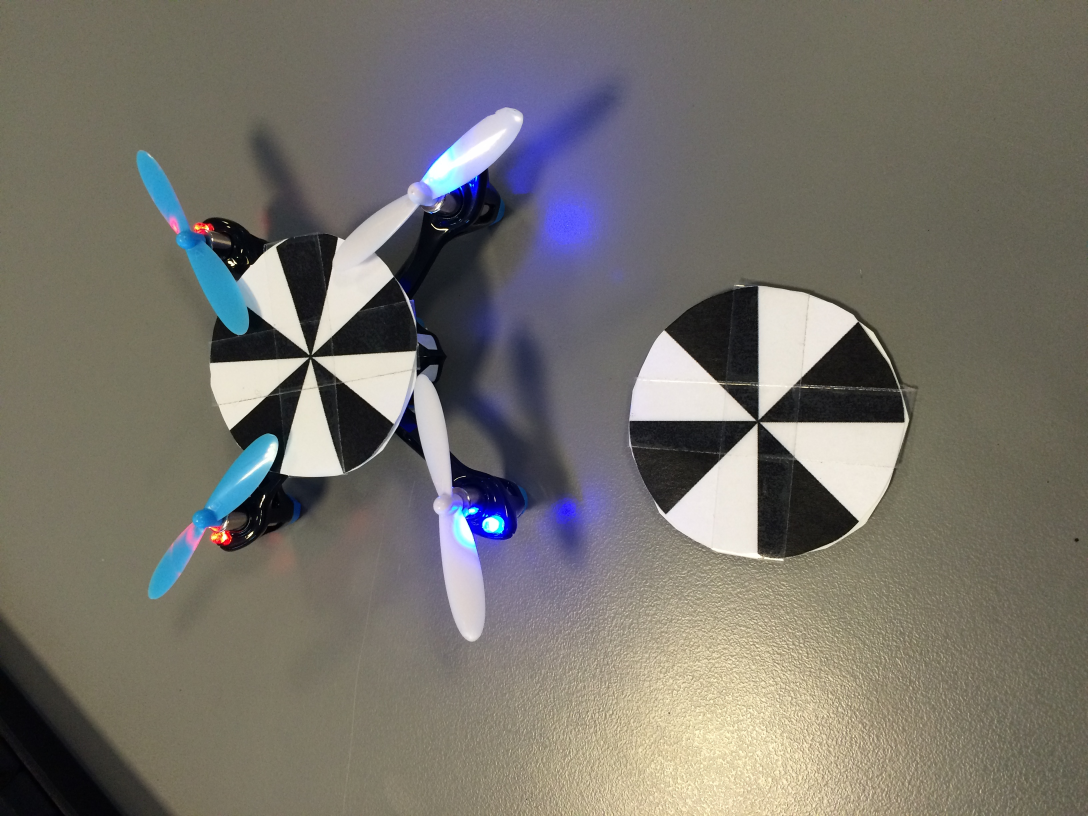
#> input picture LSDP/Lecture4/04_fiducial_markers/input/hubsanwithmarker.jpg, 3264 x 2448 px, found by its file name (shown at 1/3 size)
$ python markertrackerillustrations.py   (older library calls are emulated)
#> lines starting #> are read from the running program, lines starting #| are printed output that depends on the picture; after the words box and inside, x2 and y2 are one past the last pixel; in counts of white or black regions, pixels touching at a corner belong together
### LSDP/Lecture4/04_fiducial_markers/solutions/MarkerLocator/MarkerTracker.py
# -*- coding: utf-8 -*-
"""
Marker tracker for locating n-fold edges in images using convolution.

@author: Henrik Skov Midtiby
"""
import cv2
import numpy as np
import math
from .MarkerPose import MarkerPose


class MarkerTracker:
    """
    Purpose: Locate a certain marker in an image.
    """

    def __init__(self, order, kernel_size, scale_factor):
        self.kernel_size = kernel_size
        (kernel_real, kernel_imag) = self.generate_symmetry_detector_kernel(order, kernel_size)

        self.order = order
        self.mat_real = kernel_real / scale_factor
        self.mat_imag = kernel_imag / scale_factor

        self.frame_real = None
        self.frame_imag = None
        self.last_marker_location = None
        self.orientation = None
        self.track_marker_with_missing_black_leg = True

        # Create kernel used to remove arm in quality-measure
        (kernel_remove_arm_real, kernel_remove_arm_imag) = self.generate_symmetry_detector_kernel(1, self.kernel_size)
        self.kernelComplex = np.array(kernel_real + 1j*kernel_imag, dtype=complex)
        self.KernelRemoveArmComplex = np.array(kernel_remove_arm_real + 1j*kernel_remove_arm_imag, dtype=complex)

        # Values used in quality-measure
        absolute = np.absolute(self.kernelComplex)
        self.threshold = 0.4*absolute.max()
        self.quality = None
        self.y1 = int(math.floor(float(self.kernel_size)/2))
        self.y2 = int(math.ceil(float(self.kernel_size)/2))
        self.x1 = int(math.floor(float(self.kernel_size)/2))
        self.x2 = int(math.ceil(float(self.kernel_size)/2))

        # Information about the located marker.
        self.pose = None

    @staticmethod
    def generate_symmetry_detector_kernel(order, kernel_size):
        # type: (int, int) -> numpy.ndarray
        value_range = np.linspace(-1, 1, kernel_size)
        temp1 = np.meshgrid(value_range, value_range)
        kernel = temp1[0] + 1j * temp1[1]

        magnitude = abs(kernel)
        kernel = np.power(kernel, order)
        kernel = kernel * np.exp(-8 * magnitude ** 2)

        return np.real(kernel), np.imag(kernel)

    def refine_marker_location(self):
        try:
            delta = 1
            # Fit a parabola to the frame_sum_squared marker response
            # and then locate the top of the parabola.
            min_val, max_val, min_loc, max_loc = cv2.minMaxLoc(self.frame_sum_squared)
            x = max_loc[1]
            y = max_loc[0]
            frame_sum_squared_cutout = self.frame_sum_squared[x-delta:x+delta+1, y-delta:y+delta+1]
            # Taking the square root of the frame_sum_squared improves the accuracy of the
            # refied marker position.
            frame_sum_squared_cutout = np.sqrt(frame_sum_squared_cutout)

            nx, ny = (1 + 2*delta, 1 + 2*delta)
            x = np.linspace(-delta, delta, nx)
            y = np.linspace(-delta, delta, ny)
            xv, yv = np.meshgrid(x, y)

            xv = xv.ravel()
            yv = yv.ravel()

            coefficients = np.concatenate([[xv**2], [xv], [yv**2], [yv], [yv**0]], axis = 0).transpose()
            values = frame_sum_squared_cutout.ravel().reshape(-1, 1)
            solution, residuals, rank, s = np.linalg.lstsq(coefficients, values, rcond=None)
            dx = -solution[1] / (2*solution[0])
            dy = -solution[3] / (2*solution[2])
            return dx[0], dy[0]
        except np.linalg.LinAlgError:
            # This error is triggered when the marker is detected close to an edge.
            # In that case the refine method bails out and returns two zeros.
            return 0, 0

    def locate_marker(self, frame):
        assert len(frame.shape) == 2, "Input image is not a single channel image."
        self.frame_real = frame.copy()
        self.frame_imag = frame.copy()

        # Calculate convolution and determine response strength.
        self.frame_real = cv2.filter2D(self.frame_real, cv2.CV_32F, self.mat_real)
        self.frame_imag = cv2.filter2D(self.frame_imag, cv2.CV_32F, self.mat_imag)
        frame_real_squared = cv2.multiply(self.frame_real, self.frame_real, dtype=cv2.CV_32F)
        frame_imag_squared = cv2.multiply(self.frame_imag, self.frame_imag, dtype=cv2.CV_32F)
        self.frame_sum_squared = cv2.add(frame_real_squared, frame_imag_squared, dtype=cv2.CV_32F)

        min_val, max_val, min_loc, max_loc = cv2.minMaxLoc(self.frame_sum_squared)
        self.last_marker_location = max_loc
        self.determine_marker_orientation(frame)
        self.determine_marker_quality(frame)
        dx, dy = self.refine_marker_location()
        #print(f"dx: {dx: 0.2f}  dy: {dy: 0.2f}")
        max_loc = (max_loc[0] + dx, max_loc[1] + dy)

        self.pose = MarkerPose(max_loc[0], max_loc[1], self.orientation, self.quality, self.order)
        return self.pose

    def determine_marker_orientation(self, frame):
        (xm, ym) = self.last_marker_location
        real_value = self.frame_real[ym, xm]
        imag_value = self.frame_imag[ym, xm]
        self.orientation = (math.atan2(-real_value, imag_value) - math.pi / 2) / self.order

        max_value = 0
        max_orientation = self.orientation
        search_distance = self.kernel_size / 3
        for k in range(self.order):
            orient = self.orientation + 2 * k * math.pi / self.order
            xm2 = int(xm + search_distance * math.cos(orient))
            ym2 = int(ym + search_distance * math.sin(orient))
            try:
                intensity = frame[ym2, xm2]
                if intensity > max_value:
                    max_value = intensity
                    max_orientation = orient
            except Exception as e:
                print("determineMarkerOrientation: error: %d %d %d %d" % (ym2, xm2, frame.shape[1], frame.shape[0]))
                print(e)
                pass

        self.orientation = self.limit_angle_to_range(max_orientation)

    @staticmethod
    def limit_angle_to_range(angle):
        while angle < math.pi:
            angle += 2 * math.pi
        while angle > math.pi:
            angle -= 2 * math.pi
        return angle

    def determine_marker_quality(self, frame):
        (bright_regions, dark_regions) = self.generate_template_for_quality_estimator()
        # cv2.imshow("bright_regions", 255*bright_regions)
        # cv2.imshow("dark_regions", 255*dark_regions)

        try:
            frame_img = self.extract_window_around_maker_location(frame)
            (bright_mean, bright_std) = cv2.meanStdDev(frame_img, mask=bright_regions)
            (dark_mean, dark_std) = cv2.meanStdDev(frame_img, mask=dark_regions)

            mean_difference = bright_mean - dark_mean
            normalised_mean_difference = mean_difference / (0.5*bright_std + 0.5*dark_std)
            # Ugly hack for translating the normalised_mean_differences to the range [0, 1]
            temp_value_for_quality = 1 - 1/(1 + math.exp(0.75*(-7+normalised_mean_difference)))
            self.quality = temp_value_for_quality
        except Exception as e:
            print("error")
            print(e)
            self.quality = 0.0
            return

    def extract_window_around_maker_location(self, frame):
        (xm, ym) = self.last_marker_location
        frame_tmp = np.array(frame[ym - self.y1:ym + self.y2, xm - self.x1:xm + self.x2])
        frame_img = frame_tmp.astype(np.uint8)
        return frame_img

    def generate_template_for_quality_estimator(self):
        phase = np.exp((self.limit_angle_to_range(-self.orientation)) * 1j)
        angle_threshold = 3.14 / (2 * self.order)
        t3 = np.angle(self.KernelRemoveArmComplex * phase) < angle_threshold
        t4 = np.angle(self.KernelRemoveArmComplex * phase) > -angle_threshold

        signed_mask = 1 - 2 * (t3 & t4)
        adjusted_kernel = self.kernelComplex * np.power(phase, self.order)
        if self.track_marker_with_missing_black_leg:
            adjusted_kernel *= signed_mask
        bright_regions = (adjusted_kernel.real < -self.threshold).astype(np.uint8)
        dark_regions = (adjusted_kernel.real > self.threshold).astype(np.uint8)

        return bright_regions, dark_regions

### LSDP/Lecture4/04_fiducial_markers/solutions/MarkerLocator/MarkerPose.py
# -*- coding: utf-8 -*-
"""
Created on Tue May 13 19:38:43 2014

@author: henrik
"""


class MarkerPose:
    def __init__(self, x, y, theta, quality, order = None):
        self.x = x
        self.y = y
        self.theta = theta
        self.quality = quality
        self.order = order

    def scale_position(self, scale_factor):
        self.x = self.x * scale_factor
        self.y = self.y * scale_factor

### LSDP/Lecture4/04_fiducial_markers/solutions/markertrackerillustrations.py
import cv2
import numpy as np
import MarkerLocator.MarkerTracker as MarkerTracker


def main():
    image_of_real_and_imag_part_of_kernel()
#| 255.0
    image_of_quality_templates()
#> in image_of_quality_templates, `cv2.imwrite("quality_template_oriented_white_regions.png", bright_regi..`:
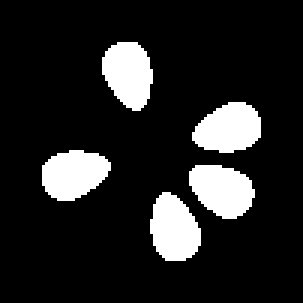
#> saved as quality_template_oriented_white_regions.png: shape (101, 101) (shown 3 times larger); 14.2% white; 5 white regions, box (x1, y1, x2, y2) and area: (63, 55, 85, 73) 291, (34, 14, 51, 37) 290, (64, 34, 87, 51) 290, (14, 50, 37, 67) 290, (50, 64, 67, 87) 290
    hubsan_image = cv2.imread("input/hubsanwithmarker.jpg")
#> hubsan_image is the input picture: shape (2448, 3264, 3); mean B, G, R 108.1, 114.6, 118
    hubsan_image_small = cv2.resize(hubsan_image, None, fx=0.1, fy=0.1)
    cv2.imwrite("hubsanwithmarker_small.png", hubsan_image_small)
    tracker = MarkerTracker.MarkerTracker(order=4, kernel_size=91, scale_factor=0.01)
    tracker.track_marker_with_missing_black_leg = False
    gray_scale_image = cv2.cvtColor(hubsan_image_small, cv2.COLOR_BGR2GRAY)
    tracker.locate_marker(gray_scale_image)
#> in locate_marker, `frame_imag_squared = cv2.multiply(self.frame_imag, self.frame_imag, dt..`:
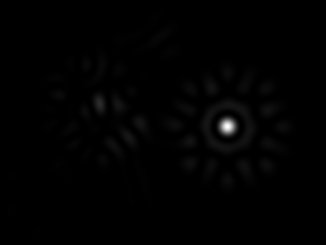
#> frame_imag_squared: shape (245, 326) float32; min 0, max 2.27e+10, mean 164231488; drawn with min black and max white
#> in locate_marker, `min_val, max_val, min_loc, max_loc = cv2.minMaxLoc(self.frame_sum_squa..`: min_val = 0.317; max_val = 2.28e+10; min_loc = (320, 244); max_loc = (227, 126)
#> in determine_marker_orientation, `(xm, ym) = self.last_marker_location`: xm = 227; ym = 126
#> in determine_marker_orientation, `real_value = self.frame_real[ym, xm]`: real_value = -4993.2
#> in determine_marker_orientation, `imag_value = self.frame_imag[ym, xm]`: imag_value = 150806.5
#> in determine_marker_orientation, `self.orientation = (math.atan2(-real_value, imag_value) - math.pi / 2)..`: self.orientation = -0.384
#> the loop in determine_marker_orientation, `for k in range(self.order):` made 4 passes
#> (orient, xm2, ym2, intensity, max_value, max_orientation) on passes 1 to 3: (-0.384, 255, 114, 23, 23, -0.384), (1.19, 238, 154, 32, 32, 1.19), (2.76, 198, 137, 44, 44, 2.76)
#> (orient, xm2, ym2, intensity) on pass 4: (4.33, 215, 97, 18)
#> after the loop in determine_marker_orientation, `for k in range(self.order):`: max_orientation = 2.76; max_value = 44
#> in determine_marker_orientation, `self.orientation = self.limit_angle_to_range(max_orientation)`: self.orientation = 2.76
#> in generate_template_for_quality_estimator (call 3), `t3 = np.angle(self.KernelRemoveArmComplex * phase) < angle_threshold`: t3: shape (91, 91) bool; 55.3% white; 1 black region, box (x1, y1, x2, y2) and area: (0, 0, 91, 45) 3699
#> in generate_template_for_quality_estimator (call 3), `t4 = np.angle(self.KernelRemoveArmComplex * phase) > -angle_threshold`: t4: shape (91, 91) bool; 57.2% white; 1 black region, box (x1, y1, x2, y2) and area: (0, 27, 91, 91) 3546
#> in generate_template_for_quality_estimator (call 3), `signed_mask = 1 - 2 * (t3 & t4)`: signed_mask: shape (91, 91) int64; values -1 (black) and 1 (white), 87.5% white; 1 black region, box (x1, y1, x2, y2) and area: (0, 45, 46, 90) 1036
#> in generate_template_for_quality_estimator (call 3), `bright_regions = (adjusted_kernel.real < -self.threshold).astype(np.ui..`: bright_regions: shape (91, 91); values 0 (black) and 1 (white), 11.3% white; 4 white regions, box (x1, y1, x2, y2) and area: (48, 14, 63, 34) 234, (14, 28, 34, 43) 234, (57, 48, 77, 63) 234, (28, 57, 43, 77) 234
#> in generate_template_for_quality_estimator (call 3), `dark_regions = (adjusted_kernel.real > self.threshold).astype(np.uint8)`: dark_regions: shape (91, 91); values 0 (black) and 1 (white), 11.3% white; 4 white regions, box (x1, y1, x2, y2) and area: (28, 13, 43, 34) 233, (57, 28, 78, 43) 233, (13, 48, 34, 63) 233, (48, 57, 63, 78) 233
#> in extract_window_around_maker_location, `(xm, ym) = self.last_marker_location`: xm = 227; ym = 126
#> in extract_window_around_maker_location, `frame_tmp = np.array(frame[ym - self.y1:ym + self.y2, xm - self.x1:xm ..`:
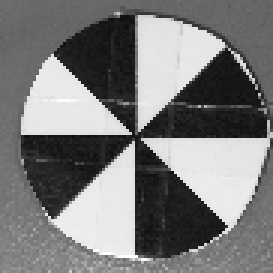
#> frame_tmp: shape (91, 91) (shown 3 times larger); min 12, max 254, mean 122.4
#> in determine_marker_quality, `(bright_mean, bright_std) = cv2.meanStdDev(frame_img, mask=bright_regi..`: bright_mean = [231.5]; bright_std = [3.49]
#> in determine_marker_quality, `(dark_mean, dark_std) = cv2.meanStdDev(frame_img, mask=dark_regions)`: dark_mean = [31.04]; dark_std = [13.24]
#> in determine_marker_quality, `mean_difference = bright_mean - dark_mean`: mean_difference = [200.5]
#> in determine_marker_quality, `normalised_mean_difference = mean_difference / (0.5*bright_std + 0.5*d..`: normalised_mean_difference = [23.97]
#> in determine_marker_quality, `temp_value_for_quality = 1 - 1/(1 + math.exp(0.75*(-7+normalised_mean_..`: temp_value_for_quality = 1
#> in refine_marker_location, `min_val, max_val, min_loc, max_loc = cv2.minMaxLoc(self.frame_sum_squa..`: min_val = 0.317; max_val = 2.28e+10; min_loc = (320, 244); max_loc = (227, 126)
#> in refine_marker_location, `x = max_loc[1]`: x = 126
#> in refine_marker_location, `y = max_loc[0]`: y = 227
#> in refine_marker_location, `frame_sum_squared_cutout = self.frame_sum_squared[x-delta:x+delta+1, y..`: frame_sum_squared_cutout = [[2.2e+10, 2.24e+10, 2.2e+10], [2.23e+10, 2.28e+10, 2.24e+10], [2.19e+10, 2.23e+10, 2.2e+10]]
#> in refine_marker_location, `frame_sum_squared_cutout = np.sqrt(frame_sum_squared_cutout)`: frame_sum_squared_cutout = [[148274.6, 149675, 148487.2], [149473.2, 150889.2, 149705.9], [148061.2, 149479.1, 148316.1]]
#> in refine_marker_location, `values = frame_sum_squared_cutout.ravel().reshape(-1, 1)`: values = [148274.6, 149675, 148487.2, 149473.2, 150889.2, 149705.9, 148061.2, 149479.1, 148316.1]
#> in refine_marker_location, `solution, residuals, rank, s = np.linalg.lstsq(coefficients, values, r..`: solution = [-1294.8, 116.7, -1307.2, -96.73, 150885.9]; residuals = [476.5]; rank = 5; s = [4.24, 2.45, 2.45, 1.41, 1]
#> in refine_marker_location, `dx = -solution[1] / (2*solution[0])`: dx = [0.0451]
#> in refine_marker_location, `dy = -solution[3] / (2*solution[2])`: dy = [-0.037]
#> in locate_marker, `dx, dy = self.refine_marker_location()`: dx = 0.0451; dy = -0.037
#> in __init__, `self.x = x`: self.x = 227
#> in __init__, `self.y = y`: self.y = 126
#> in __init__, `self.theta = theta`: self.theta = 2.76
    magnitude = np.sqrt(tracker.frame_sum_squared)
    argument = np.arctan2(tracker.frame_imag, tracker.frame_real)
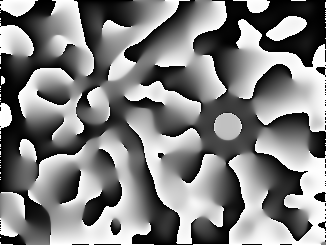
#> argument: shape (245, 326) float32; min -3.14, max 3.14, mean 0.0152; drawn with min black and max white
    maximum_magnitude = np.max(magnitude)
#> maximum_magnitude = 150889.2
    cv2.imwrite(
        "hubsan_magnitude_response_n4_kernel.png", magnitude / maximum_magnitude * 255
    )
    cv2.imwrite(
        "hubsan_magnitude_response_inverted_n4_kernel.png",
        (1 - magnitude / maximum_magnitude) * 255,
    )
    cv2.imwrite("hubsan_argument_response_n4_kernel.png", (3.1415 + argument) / 7 * 255)

    hue = (argument + 3.1415) / (np.pi) * 180
    saturation = 1 + 0 * magnitude / maximum_magnitude
#> saturation: shape (245, 326) float32; every value is 1
    value = np.sqrt(magnitude / maximum_magnitude) * 255
    hsv_image = cv2.merge((hue, saturation, value))
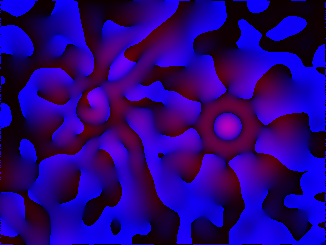
#> hsv_image: shape (245, 326, 3) float32; mean of channels 0, 1, 2 180.9, 1, 55.8; drawn with min black and max white
    rgb_image = cv2.cvtColor(hsv_image, cv2.COLOR_HSV2BGR)
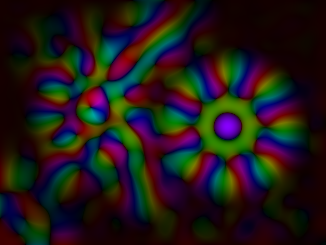
#> rgb_image: shape (245, 326, 3) float32; mean B, G, R 24.5, 24.7, 33.1; drawn with min black and max white
    cv2.imwrite("hubsan_magnutude_and_argument_as_hsv_n4_kernel.png", rgb_image)

    region_around_detected_marker = tracker.extract_window_around_maker_location(
        gray_scale_image
    )
    cv2.imwrite(
        "hubsan_region_around_detected_marker.png", region_around_detected_marker
    )

    (bright_regions, dark_regions) = tracker.generate_template_for_quality_estimator()
    quality_template = 0.5 + bright_regions - dark_regions
    cv2.imwrite("hubsan_oriented_quality_template_oriented.png", quality_template * 255)

    merged_input_and_quality_template = cv2.addWeighted(
        region_around_detected_marker.astype("float64"),
        0.5,
        quality_template * 255,
        0.5,
        1,
    )
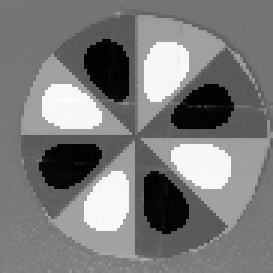
#> merged_input_and_quality_template: shape (91, 91) float64 (shown 3 times larger); min -54.75, max 318.8, mean 126; drawn with min black and max white
    cv2.imwrite(
        "hubsan_merged_input_and_oriented_quality_template_oriented.png",
        merged_input_and_quality_template,
    )


def image_of_real_and_imag_part_of_kernel():
    tracker = MarkerTracker.MarkerTracker(order=4, kernel_size=101, scale_factor=1)
    maximum_value = np.max(tracker.mat_real)
    real_part_of_kernel = 0.5 * tracker.mat_real / maximum_value + 0.5
    imaginary_part_of_kernel = 0.5 * tracker.mat_imag / maximum_value + 0.5
    kernel_magnitude = np.absolute(tracker.kernelComplex) / maximum_value
    kernel_argument = np.angle(tracker.kernelComplex).astype("float32")
    kernel_argument_hsv = np.dstack(
        (
            kernel_argument * 180 / 3.1415926535 + 180,
            kernel_argument * 0 + 1,
            kernel_argument * 0 + 255.0,
        )
    )
    kernel_argument_rgb = cv2.cvtColor(kernel_argument_hsv, cv2.COLOR_HSV2BGR)
    print(np.max(kernel_argument_rgb))
    cv2.imwrite("kernel_real_part.png", real_part_of_kernel * 255)
    cv2.imwrite("kernel_imaginary_part.png", imaginary_part_of_kernel * 255)
    cv2.imwrite("kernel_magnitude.png", kernel_magnitude * 255)
    cv2.imwrite("kernel_argument.png", kernel_argument_rgb)


def image_of_quality_templates():
    tracker = MarkerTracker.MarkerTracker(order=4, kernel_size=101, scale_factor=0.01)
    # Set orientation of the marker
    tracker.orientation = 0.5
    (bright_regions, dark_regions) = tracker.generate_template_for_quality_estimator()
    cv2.imwrite("quality_template_oriented_white_regions.png", bright_regions * 255)
    cv2.imwrite(
        "quality_template_oriented.png", (0.5 + bright_regions - dark_regions) * 255
    )
    cv2.imwrite("quality_template_oriented_black_regions.png", dark_regions * 255)
    # Set orientation of the marker
    tracker.track_marker_with_missing_black_leg = False
    tracker.orientation = 0.5
    (bright_regions, dark_regions) = tracker.generate_template_for_quality_estimator()
    cv2.imwrite("quality_template_plain_white_regions.png", bright_regions * 255)
    cv2.imwrite(
        "quality_template_plain.png", (0.5 + bright_regions - dark_regions) * 255
    )
    cv2.imwrite("quality_template_plain_black_regions.png", dark_regions * 255)


main()
